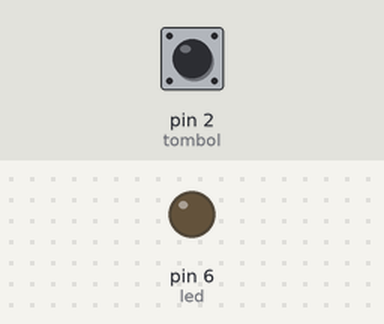
Simulated run of this sketch. Board: Arduino Uno, built with avr-gcc and run on an emulated ATmega328P. Shown: output pins drawn as LEDs (lit = HIGH). The test bench sets the inputs (shaded band); at power-on: pin 2 (tombol) HIGH.

Above: at 1.2 s.
1.3 s: pin 2 (tombol) pulled LOW for 0.15 s
At 1.37 s:
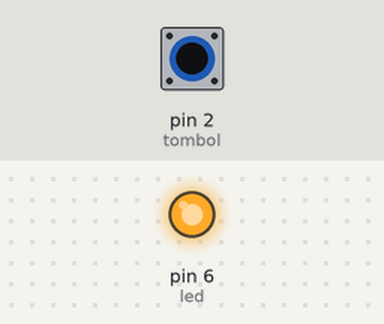
2.9 s: pin 2 (tombol) pulled LOW for 3.2 s
At 7.0 s:
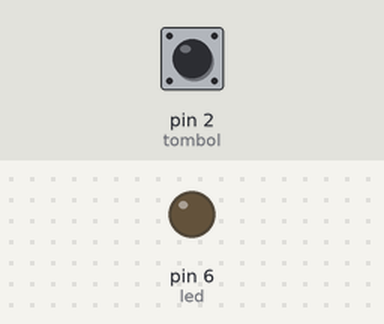
Timing chart, 0 to 8.5 s (numbered marks = the images above; inputs shaded):
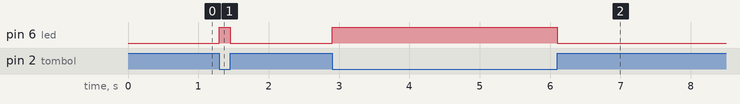

Measured:
- after the input at 1.3 s, pin 6 (led): LOW → HIGH at once, → LOW 0.15 s later
- after the input at 2.9 s, pin 6 (led): LOW → HIGH at once, → LOW 3.2 s later

The sketch:

Bab_3_Code_Project_Menyalakan_LED_Menggunakan_Tombol.ino
```cpp
/**
 * Author       : Saga Kusuma Wijaya
 * Date Created : 9 May 2019
 * Project      : Tutorial Arduino ATM
 * Description  : BAB 3 - Project Menyalakan LED Menggunakan Tombol
 * Dedicated to : emtronics
 * Youtube      : emtronics.official
 * Youtube      : https://www.youtube.com/channel/UCW4GRacd319Ml2cv-B9-uxg
 * Instagram    : https://www.instagram.com/emtronics.official/
 * Facebook     : https://web.facebook.com/emtronics.official/
 * Website      : https://sagakusumawijaya94.wordpress.com/tutorials/arduino-tutorial/
 * Github       : https://github.com/sagakusumawijaya/Arduino-ATM
 * Email        : emtronics.2018@gmail.com
 **/

#define led 6
#define tombol 2

bool kondisiTombol = false;
void setup() {
  pinMode(led, OUTPUT);
  pinMode(tombol, INPUT_PULLUP);
}

void loop() {
  kondisiTombol = !digitalRead(tombol);
  digitalWrite(led, kondisiTombol);
}
```
